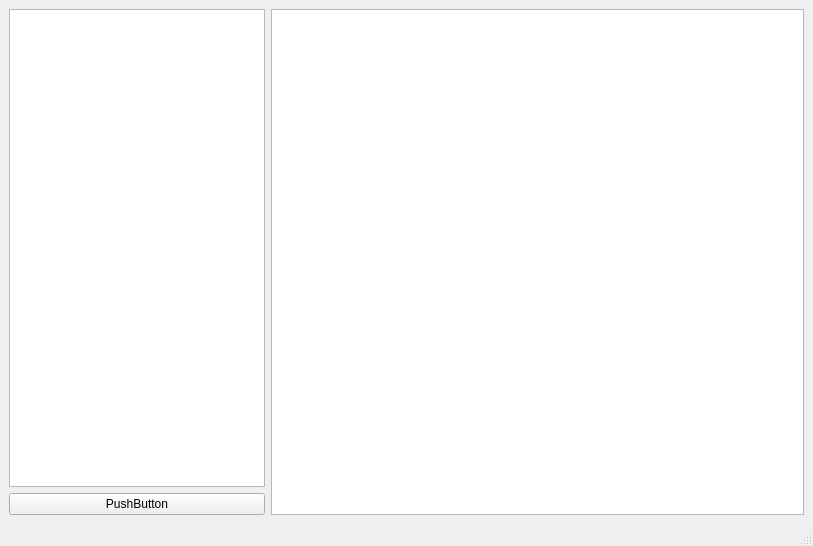
<?xml version="1.0" encoding="UTF-8"?>
<ui version="4.0">
 <class>MainWindow</class>
 <widget class="QMainWindow" name="MainWindow">
  <property name="geometry">
   <rect>
    <x>0</x>
    <y>0</y>
    <width>813</width>
    <height>546</height>
   </rect>
  </property>
  <property name="windowTitle">
   <string>MainWindow</string>
  </property>
  <widget class="QWidget" name="centralwidget">
   <layout class="QHBoxLayout" name="horizontalLayout_2">
    <item>
     <layout class="QHBoxLayout" name="main_layout">
      <item>
       <layout class="QVBoxLayout" name="left_panel" stretch="0,0">
        <item>
         <widget class="QListWidget" name="list_device">
          <property name="enabled">
           <bool>true</bool>
          </property>
          <property name="sizePolicy">
           <sizepolicy hsizetype="Minimum" vsizetype="Minimum">
            <horstretch>0</horstretch>
            <verstretch>0</verstretch>
           </sizepolicy>
          </property>
          <property name="autoFillBackground">
           <bool>false</bool>
          </property>
          <property name="resizeMode">
           <enum>QListView::Adjust</enum>
          </property>
          <property name="layoutMode">
           <enum>QListView::SinglePass</enum>
          </property>
         </widget>
        </item>
        <item>
         <widget class="QPushButton" name="btn_refresh">
          <property name="text">
           <string>PushButton</string>
          </property>
         </widget>
        </item>
       </layout>
      </item>
      <item>
       <layout class="QVBoxLayout" name="right_panel" stretch="0">
        <item>
         <widget class="QTextEdit" name="info_text"/>
        </item>
       </layout>
      </item>
     </layout>
    </item>
   </layout>
  </widget>
  <widget class="QMenuBar" name="menubar">
   <property name="geometry">
    <rect>
     <x>0</x>
     <y>0</y>
     <width>813</width>
     <height>20</height>
    </rect>
   </property>
  </widget>
  <widget class="QStatusBar" name="statusbar"/>
 </widget>
 <resources/>
 <connections/>
</ui>
